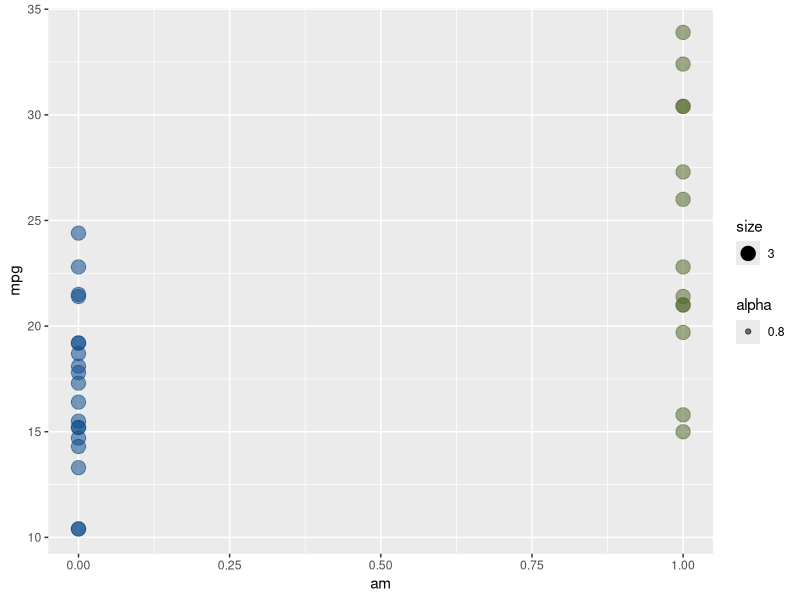
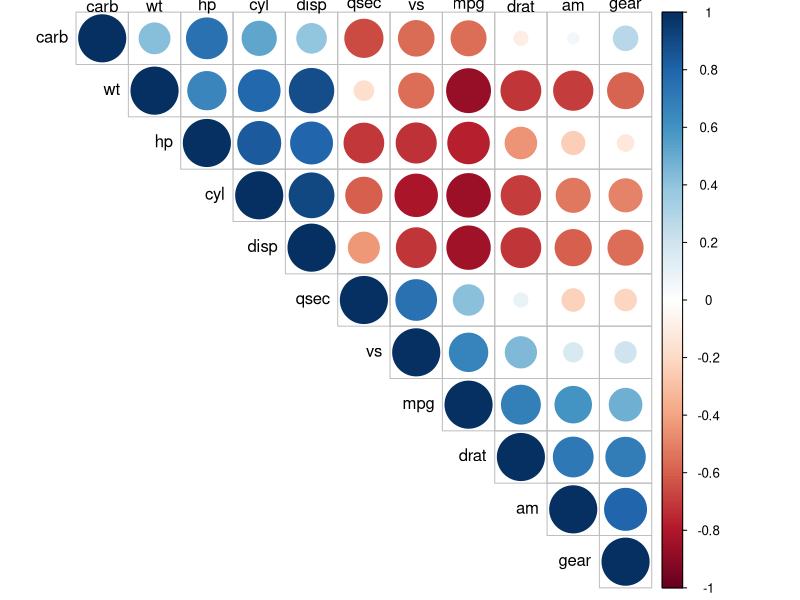
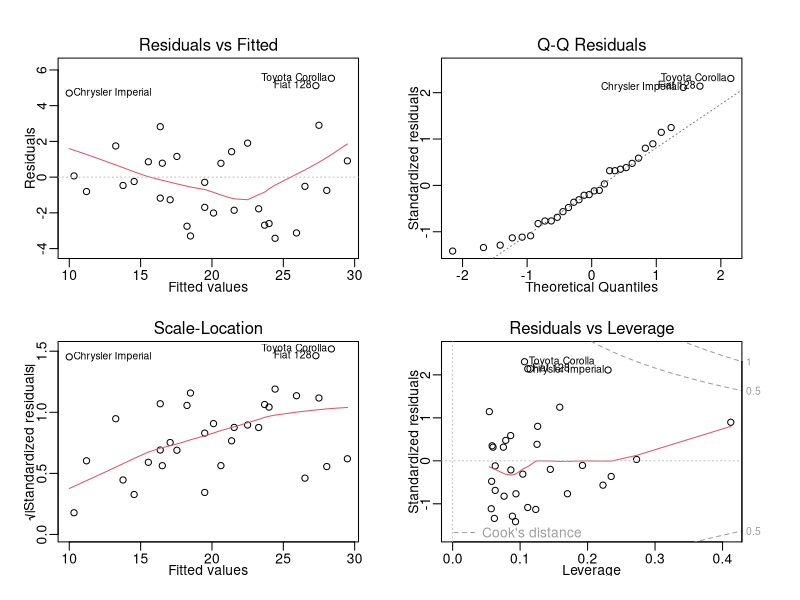

Recreate these plots in R, in order.
## ---- chunk 1
library(ggplot2)
library(dplyr)
#library(GGally)
library(corrplot)
df <- mtcars
## ---- chunk 2
fit1 <- lm(mpg ~ wt + hp + factor(am), data=df)
summary(fit1)$coef
## ---- chunk 3
g <-ggplot(df, aes(y=mpg, x=am)) +
    geom_point(aes(size=3, colour=factor(am), alpha=.8)) +
    scale_color_manual(values=c("dodgerblue4", "darkolivegreen"), guide=FALSE)
g
## ---- chunk 4
corrplot(cor(df), type="upper", order="hclust", tl.col="black", tl.srt=0)
## ---- chunk 5
fit0 <- lm(mpg ~ factor(am), data=df)
summary(fit0)
par(mfrow=c(2,2),oma = c(1,1,0,0) +.5 ,mar = c(0,0,1,1)+2, mgp = c(1.2, .5, 0))
## ---- chunk 6
fit1 <- lm(mpg ~ wt + hp + factor(am), data=df)
summary(fit1)
par(mfrow=c(2,2), oma = c(1,1,0,0) +.5 ,mar = c(0,0,1,1)+2, mgp = c(1.2, .5, 0))
plot(fit1)
## ---- chunk 7
fitALL <- lm(mpg ~ wt + hp + cyl + disp + drat + qsec + factor(vs)
             + factor(gear)+ factor(carb) + factor(am) , data=df)
summary(fitALL)$coef
# par(mfrow=c(2,2),oma = c(1,1,0,0) +.5 ,mar = c(0,0,1,1)+2, mgp = c(1.2, .5, 0))
# plot(fitALL)
